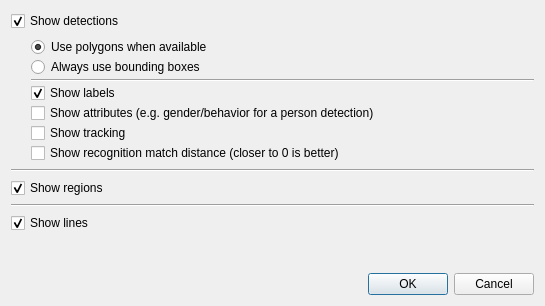
<?xml version="1.0" encoding="UTF-8"?>
<ui version="4.0">
 <class>VideoConfiguration</class>
 <widget class="QDialog" name="VideoConfiguration">
  <property name="geometry">
   <rect>
    <x>0</x>
    <y>0</y>
    <width>545</width>
    <height>306</height>
   </rect>
  </property>
  <property name="windowTitle">
   <string>Video Configuration</string>
  </property>
  <layout class="QVBoxLayout" name="verticalLayout">
   <item>
    <widget class="QCheckBox" name="detections_checkbox">
     <property name="text">
      <string>Show detections</string>
     </property>
     <property name="checked">
      <bool>true</bool>
     </property>
    </widget>
   </item>
   <item>
    <layout class="QGridLayout" name="detections_grid_layout">
     <property name="verticalSpacing">
      <number>0</number>
     </property>
     <item row="4" column="1">
      <widget class="Line" name="line_3">
       <property name="minimumSize">
        <size>
         <width>0</width>
         <height>6</height>
        </size>
       </property>
       <property name="orientation">
        <enum>Qt::Horizontal</enum>
       </property>
      </widget>
     </item>
     <item row="5" column="1">
      <widget class="QCheckBox" name="detection_labels_checkbox">
       <property name="text">
        <string>Show labels</string>
       </property>
       <property name="checked">
        <bool>true</bool>
       </property>
      </widget>
     </item>
     <item row="0" column="0" rowspan="6">
      <spacer name="horizontalSpacer">
       <property name="orientation">
        <enum>Qt::Horizontal</enum>
       </property>
       <property name="sizeType">
        <enum>QSizePolicy::Maximum</enum>
       </property>
       <property name="sizeHint" stdset="0">
        <size>
         <width>20</width>
         <height>0</height>
        </size>
       </property>
      </spacer>
     </item>
     <item row="1" column="1">
      <widget class="QRadioButton" name="polygon_radio_button">
       <property name="text">
        <string>Use polygons when available</string>
       </property>
       <property name="checked">
        <bool>true</bool>
       </property>
       <attribute name="buttonGroup">
        <string notr="true">detection_radio_group</string>
       </attribute>
      </widget>
     </item>
     <item row="6" column="1">
      <widget class="QCheckBox" name="detection_attributes_checkbox">
       <property name="text">
        <string>Show attributes (e.g. gender/behavior for a person detection)</string>
       </property>
      </widget>
     </item>
     <item row="7" column="1">
      <widget class="QCheckBox" name="tracks_checkbox">
       <property name="text">
        <string>Show tracking</string>
       </property>
      </widget>
     </item>
     <item row="2" column="1">
      <widget class="QRadioButton" name="bbox_radio_button">
       <property name="text">
        <string>Always use bounding boxes</string>
       </property>
       <attribute name="buttonGroup">
        <string notr="true">detection_radio_group</string>
       </attribute>
      </widget>
     </item>
     <item row="8" column="1">
      <widget class="QCheckBox" name="recognition_checkbox">
       <property name="text">
        <string>Show recognition match distance (closer to 0 is better)</string>
       </property>
      </widget>
     </item>
    </layout>
   </item>
   <item>
    <widget class="Line" name="line">
     <property name="orientation">
      <enum>Qt::Horizontal</enum>
     </property>
    </widget>
   </item>
   <item>
    <widget class="QCheckBox" name="regions_checkbox">
     <property name="text">
      <string>Show regions</string>
     </property>
     <property name="checked">
      <bool>true</bool>
     </property>
    </widget>
   </item>
   <item>
    <widget class="Line" name="line_2">
     <property name="orientation">
      <enum>Qt::Horizontal</enum>
     </property>
    </widget>
   </item>
   <item>
    <widget class="QCheckBox" name="lines_checkbox">
     <property name="text">
      <string>Show lines</string>
     </property>
     <property name="checked">
      <bool>true</bool>
     </property>
    </widget>
   </item>
   <item>
    <spacer name="verticalSpacer">
     <property name="orientation">
      <enum>Qt::Vertical</enum>
     </property>
     <property name="sizeHint" stdset="0">
      <size>
       <width>20</width>
       <height>40</height>
      </size>
     </property>
    </spacer>
   </item>
   <item>
    <widget class="QDialogButtonBox" name="dialog_button_box">
     <property name="standardButtons">
      <set>QDialogButtonBox::Cancel|QDialogButtonBox::Ok</set>
     </property>
    </widget>
   </item>
  </layout>
 </widget>
 <tabstops>
  <tabstop>detections_checkbox</tabstop>
  <tabstop>bbox_radio_button</tabstop>
  <tabstop>regions_checkbox</tabstop>
  <tabstop>lines_checkbox</tabstop>
 </tabstops>
 <resources/>
 <connections>
  <connection>
   <sender>dialog_button_box</sender>
   <signal>accepted()</signal>
   <receiver>VideoConfiguration</receiver>
   <slot>accept()</slot>
   <hints>
    <hint type="sourcelabel">
     <x>258</x>
     <y>289</y>
    </hint>
    <hint type="destinationlabel">
     <x>225</x>
     <y>224</y>
    </hint>
   </hints>
  </connection>
  <connection>
   <sender>dialog_button_box</sender>
   <signal>rejected()</signal>
   <receiver>VideoConfiguration</receiver>
   <slot>reject()</slot>
   <hints>
    <hint type="sourcelabel">
     <x>326</x>
     <y>289</y>
    </hint>
    <hint type="destinationlabel">
     <x>318</x>
     <y>222</y>
    </hint>
   </hints>
  </connection>
 </connections>
 <buttongroups>
  <buttongroup name="detection_radio_group"/>
 </buttongroups>
</ui>
